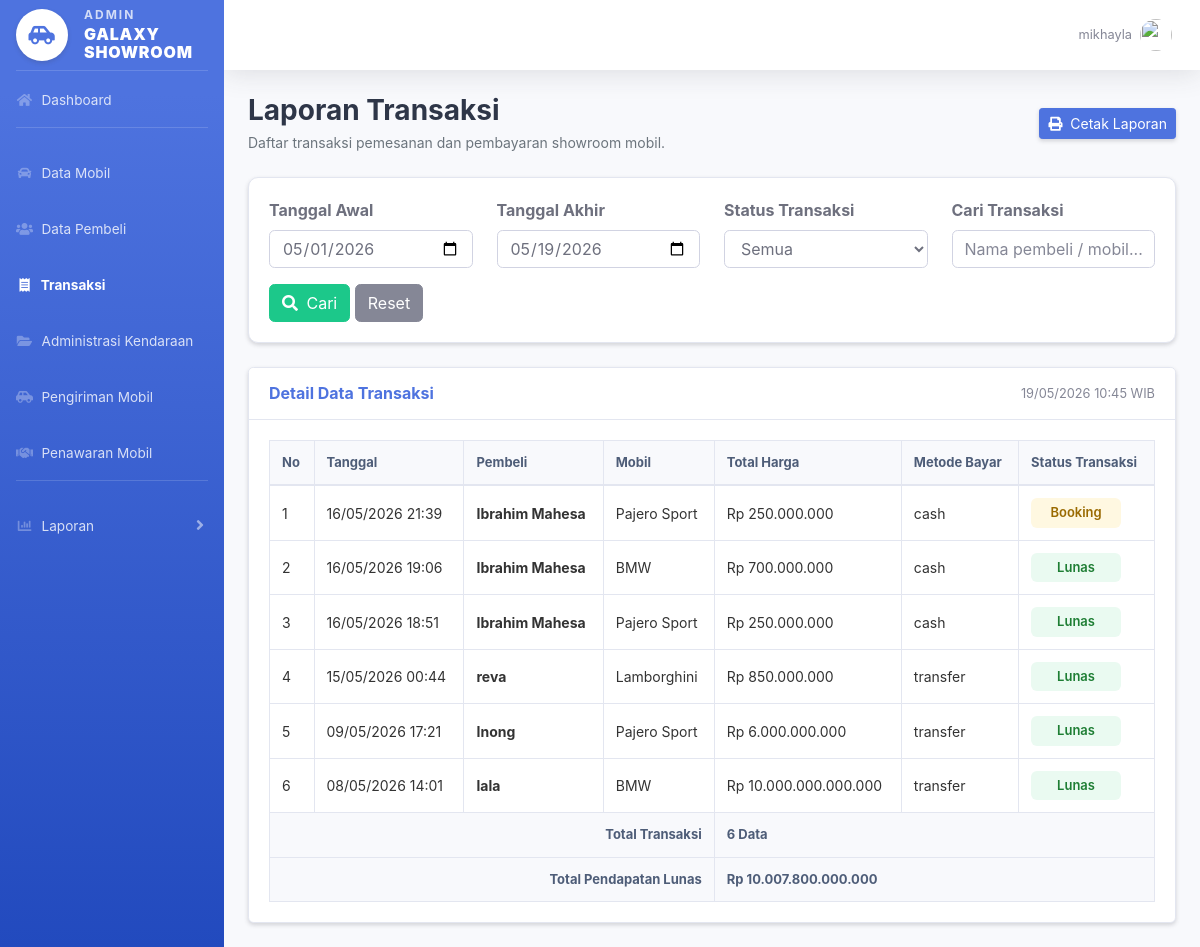
/admin/laporan_transaksi.php (signed in), run on the app's committed database.
### tables this page shows
CREATE TABLE `pemesanan` (
  `id_pemesanan` int(11) NOT NULL,
  `id_pembeli` int(11) DEFAULT NULL,
  `id_mobil` int(11) DEFAULT NULL,
  `tanggal_pesan` datetime DEFAULT NULL,
  `total_harga` decimal(15,2) DEFAULT NULL,
  `status` enum('booking','dp','lunas','batal') DEFAULT NULL
);

CREATE TABLE `pembeli` (
  `id_pembeli` int(11) NOT NULL,
  `id_user` int(11) DEFAULT NULL,
  `nama` varchar(100) DEFAULT NULL,
  `alamat` text DEFAULT NULL,
  `no_hp` varchar(15) DEFAULT NULL,
  `foto` varchar(255) DEFAULT NULL
);

CREATE TABLE `mobil` (
  `id_mobil` int(11) NOT NULL,
  `id_penjual` int(11) DEFAULT NULL,
  `nama_mobil` varchar(100) DEFAULT NULL,
  `harga` decimal(15,2) DEFAULT NULL,
  `stok` int(11) DEFAULT NULL,
  `status` enum('tersedia','dipesan','terjual') DEFAULT NULL,
  `deskripsi` text NOT NULL,
  `tahun` year(4) NOT NULL,
  `foto` varchar(255) NOT NULL
);

CREATE TABLE `pembayaran` (
  `id_pembayaran` int(11) NOT NULL,
  `id_pemesanan` int(11) DEFAULT NULL,
  `metode_bayar` enum('tunai','transfer') DEFAULT NULL,
  `jumlah` decimal(15,2) DEFAULT NULL,
  `status` enum('pending','verifikasi','diterima') DEFAULT NULL,
  `bukti_pembayaran` varchar(255) NOT NULL
);

### admin/laporan_transaksi.php (the view, shortened to what this page needs)
<?php
include "../config/koneksi.php";
$tanggal_awal  = $_GET['tanggal_awal'] ?? date('Y-m-01');
$tanggal_akhir = $_GET['tanggal_akhir'] ?? date('Y-m-d');
$status        = $_GET['status'] ?? 'semua';
$keyword       = $_GET['keyword'] ?? '';
$tanggal_awal_safe  = mysqli_real_escape_string($koneksi, $tanggal_awal);
$tanggal_akhir_safe = mysqli_real_escape_string($koneksi, $tanggal_akhir);
$where = "
    WHERE DATE(p.tanggal_pesan) BETWEEN '$tanggal_awal_safe' AND '$tanggal_akhir_safe'
";
$queryTransaksi = mysqli_query($koneksi, "
    SELECT
        p.id_pemesanan,
        p.tanggal_pesan,
        p.total_harga,
        p.status AS status_pemesanan,
        pb.nama AS nama_pembeli,
        m.nama_mobil,
        py.metode_bayar,
        py.status AS status_pembayaran
    FROM pemesanan p
    LEFT JOIN pembeli pb ON p.id_pembeli = pb.id_pembeli
    LEFT JOIN mobil m ON p.id_mobil = m.id_mobil
    LEFT JOIN pembayaran py ON p.id_pemesanan = py.id_pemesanan
    $where
    ORDER BY p.tanggal_pesan DESC
");
$totalTransaksi = 0;
$totalPendapatan = 0;
$dataTransaksi = [];
if ($queryTransaksi) {
    while ($row = mysqli_fetch_assoc($queryTransaksi)) {
        $dataTransaksi[] = $row;
        $totalTransaksi++;
        if (($row['status_pemesanan'] ?? '') == 'lunas') {
            $totalPendapatan += $row['total_harga'];
        }
    }
}
?>
<!DOCTYPE html>
<html>
<head>
    <link href="../assets/vendor/fontawesome-free/css/all.min.css" rel="stylesheet">
    <link href="../assets/css/sb-admin-2.min.css" rel="stylesheet">
</head>
<body id="page-top">
<div id="wrapper">
    <?php include '../includes/sidebar_admin.php'; ?>
    <div id="content-wrapper" class="d-flex flex-column">
        <div id="content">
            <?php include '../includes/topbar.php'; ?>
            <div class="container-fluid">
                <div class="d-sm-flex align-items-center justify-content-between mb-4">
                    <div>
                        <h1 class="h3 mb-1 page-title">Laporan Transaksi</h1>
                        <p class="mb-0 page-subtitle">
                            Daftar transaksi pemesanan dan pembayaran showroom mobil.
                        </p>
                    </div>
                    <button onclick="window.print()" class="btn btn-primary btn-sm shadow-sm">
                        <i class="fas fa-print mr-1"></i>
                        Cetak Laporan
                    </button>
                </div>
                <div class="card shadow-sm mb-4 filter-laporan filter-card">
                    <div class="card-body">
                        <form method="GET">
                            <div class="row align-items-end">
                                <div class="col-md-3 mb-3 mb-md-0">
                                    <label class="font-weight-bold text-gray-700">
                                        Tanggal Awal
                                    </label>
                                    <input type="date"
                                           name="tanggal_awal"
                                           class="form-control"
                                           value="<?= htmlspecialchars($tanggal_awal); ?>">
                                </div>
                                <div class="col-md-3 mb-3 mb-md-0">
                                    <label class="font-weight-bold text-gray-700">
                                        Tanggal Akhir
                                    </label>
                                    <input type="date"
                                           name="tanggal_akhir"
                                           class="form-control"
                                           value="<?= htmlspecialchars($tanggal_akhir); ?>">
                                </div>
                                <div class="col-md-3 mb-3 mb-md-0">
                                    <label class="font-weight-bold text-gray-700">
                                        Status Transaksi
                                    </label>
                                    <select name="status" class="form-control">
                                        <option value="semua" <?= ($status == 'semua') ? 'selected' : ''; ?>>
                                            Semua
                                        </option>
                                    </select>
                                </div>
                                <div class="col-md-3 mb-3 mb-md-0">
                                    <label class="font-weight-bold text-gray-700">
                                        Cari Transaksi
                                    </label>
                                    <input type="text"
                                           name="keyword"
                                           class="form-control"
                                           placeholder="Nama pembeli / mobil..."
                                           value="<?= htmlspecialchars($keyword); ?>">
                                </div>
                            </div>
                            <div class="mt-3">
                                <button type="submit" class="btn btn-success">
                                    <i class="fas fa-search mr-1"></i>
                                    Cari
                                </button>
                                <a href="laporan_transaksi.php" class="btn btn-secondary">
                                    Reset
                                </a>
                            </div>
                        </form>
                    </div>
                </div>
                <div class="card shadow-sm mb-4">
                    <div class="card-header py-3 d-flex justify-content-between align-items-center bg-white">
                        <h6 class="m-0 font-weight-bold text-primary">
                            Detail Data Transaksi
                        </h6>
                        <span class="text-muted small">
                            <?= date('d/m/Y H:i'); ?> WIB
                        </span>
                    </div>
                    <div class="card-body">
                        <div class="table-responsive">
                            <table class="table table-bordered table-hover mb-0">
                                <thead>
                                    <tr>
                                        <th>No</th>
                                        <th>Tanggal</th>
                                        <th>Pembeli</th>
                                        <th>Mobil</th>
                                        <th>Total Harga</th>
                                        <th>Metode Bayar</th>
                                        <th>Status Transaksi</th>
                                    </tr>
                                </thead>
                                <tbody>
                                    <?php if (count($dataTransaksi) > 0): ?>
                                        <?php $no = 1; ?>
                                        <?php foreach ($dataTransaksi as $row): ?>
                                            <tr>
                                                <td><?= $no++; ?></td>
                                                <td>
                                                    <?= !empty($row['tanggal_pesan']) ? date('d/m/Y H:i', strtotime($row['tanggal_pesan'])) : '-'; ?>
                                                </td>
                                                <td class="font-weight-bold">
                                                    <?= htmlspecialchars($row['nama_pembeli'] ?? '-'); ?>
                                                </td>
                                                <td>
                                                    <?= htmlspecialchars($row['nama_mobil'] ?? '-'); ?>
                                                </td>
                                                <td>
                                                    Rp <?= number_format($row['total_harga'] ?? 0, 0, ',', '.'); ?>
                                                </td>
                                                <td>
                                                    <?= !empty($row['metode_bayar']) ? htmlspecialchars($row['metode_bayar']) : 'cash'; ?>
                                                </td>
                                                <td>
                                                    <?php if (($row['status_pemesanan'] ?? '') == 'lunas'): ?>
                                                        <span class="status-box status-success">Lunas</span>
                                                    <?php elseif (($row['status_pemesanan'] ?? '') == 'booking'): ?>
                                                        <span class="status-box status-warning">Booking</span>
                                                    <?php elseif (($row['status_pemesanan'] ?? '') == 'dp'): ?>
                                                        <span class="status-box status-info">DP</span>
                                                    <?php elseif (($row['status_pemesanan'] ?? '') == 'batal'): ?>
                                                        <span class="status-box status-danger">Batal</span>
                                                    <?php else: ?>
                                                        <span class="status-box status-secondary">-</span>
                                                    <?php endif; ?>
                                                </td>
                                            </tr>
                                        <?php endforeach; ?>
                                    <?php endif; ?>
                                </tbody>
                                <tfoot>
                                    <tr>
                                        <th colspan="4" class="text-right">
                                            Total Transaksi
                                        </th>
                                        <th colspan="4">
                                            <?= $totalTransaksi; ?> Data
                                        </th>
                                    </tr>
                                    <tr>
                                        <th colspan="4" class="text-right">
                                            Total Pendapatan Lunas
                                        </th>
                                        <th colspan="4">
                                            Rp <?= number_format($totalPendapatan, 0, ',', '.'); ?>
                                        </th>
                                    </tr>
                                </tfoot>
                            </table>
                        </div>
                    </div>
                </div>
            </div>
        </div>
    </div>
</div>
</body>
</html>

### admin/laporan_transaksi.php (style rules this page uses)
.page-title { font-weight:700; color:#2e3648; }
.page-subtitle { color:#6c757d; font-size:14px; }
.filter-card { border-radius:10px; }
.table th { font-size:13px; color:#4e5d78; background:#f8f9fc; white-space:nowrap; }
.table td { font-size:14px; vertical-align:middle; color:#333; }
.status-box { display:inline-block; min-width:90px; padding:5px 10px; border-radius:6px; background:#f1f3f7; color:#333; font-weight:600; text-align:center; font-size:13px; }
.status-success { background:#eafaf1; color:#1e7e34; }
.status-warning { background:#fff8e1; color:#9a6a00; }

### data on the page
pemesanan: tanggal_pesan "16/05/2026 21:39", id_pembeli.nama "Ibrahim Mahesa", id_mobil.nama_mobil "Pajero Sport", total_harga "250.000.000", shows "cash", status "Booking"
pemesanan: tanggal_pesan "16/05/2026 19:06", id_pembeli.nama "Ibrahim Mahesa", id_mobil.nama_mobil "BMW", total_harga "700.000.000", shows "cash", status "Lunas"
pemesanan: tanggal_pesan "16/05/2026 18:51", id_pembeli.nama "Ibrahim Mahesa", id_mobil.nama_mobil "Pajero Sport", total_harga "250.000.000", shows "cash", status "Lunas"
pemesanan: tanggal_pesan "15/05/2026 00:44", id_pembeli.nama "reva", id_mobil.nama_mobil "Lamborghini", total_harga "850.000.000", pembayaran.metode_bayar "transfer", status "Lunas"
pemesanan: tanggal_pesan "09/05/2026 17:21", id_pembeli.nama "Inong", id_mobil.nama_mobil "Pajero Sport", total_harga "6.000.000.000", pembayaran.metode_bayar "transfer", status "Lunas"
pemesanan: tanggal_pesan "08/05/2026 14:01", id_pembeli.nama "lala", id_mobil.nama_mobil "BMW", total_harga "10.000.000.000.000", pembayaran.metode_bayar "transfer", status "Lunas"

### other printed values
$username "mikhayla"
$totalTransaksi "6"
$totalPendapatan "10.007.800.000.000"
